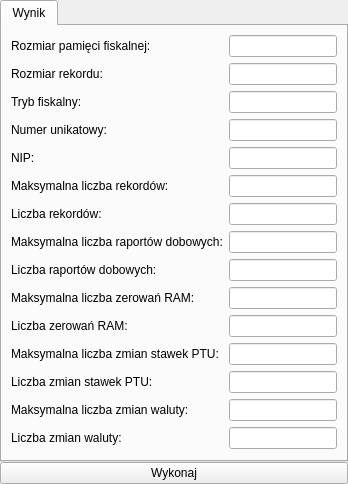
       <widget class="QWidget" name="getDeviceInfo2Page">
        <layout class="QGridLayout" name="gridLayout_45">
         <property name="margin">
          <number>0</number>
         </property>
         <property name="spacing">
          <number>0</number>
         </property>
         <item row="0" column="0">
          <widget class="QTabWidget" name="tabWidget_16">
           <property name="currentIndex">
            <number>0</number>
           </property>
           <widget class="QWidget" name="tab_32">
            <attribute name="title">
             <string>Wynik</string>
            </attribute>
            <layout class="QFormLayout" name="formLayout_59">
             <item row="0" column="0">
              <widget class="QLabel" name="label_357">
               <property name="text">
                <string>Rozmiar pamięci fiskalnej:</string>
               </property>
              </widget>
             </item>
             <item row="1" column="0">
              <widget class="QLabel" name="label_358">
               <property name="text">
                <string>Rozmiar rekordu:</string>
               </property>
              </widget>
             </item>
             <item row="2" column="0">
              <widget class="QLabel" name="label_359">
               <property name="text">
                <string>Tryb fiskalny:</string>
               </property>
              </widget>
             </item>
             <item row="3" column="0">
              <widget class="QLabel" name="label_360">
               <property name="text">
                <string>Numer unikatowy:</string>
               </property>
               <property name="buddy">
                <cstring>deviceInfo2UniqueNumber</cstring>
               </property>
              </widget>
             </item>
             <item row="3" column="1">
              <widget class="QLineEdit" name="deviceInfo2UniqueNumber">
               <property name="readOnly">
                <bool>true</bool>
               </property>
              </widget>
             </item>
             <item row="4" column="0">
              <widget class="QLabel" name="label_361">
               <property name="text">
                <string>NIP:</string>
               </property>
               <property name="buddy">
                <cstring>deviceInfo2Nip</cstring>
               </property>
              </widget>
             </item>
             <item row="4" column="1">
              <widget class="QLineEdit" name="deviceInfo2Nip">
               <property name="readOnly">
                <bool>true</bool>
               </property>
              </widget>
             </item>
             <item row="5" column="0">
              <widget class="QLabel" name="label_362">
               <property name="text">
                <string>Maksymalna liczba rekordów:</string>
               </property>
              </widget>
             </item>
             <item row="6" column="0">
              <widget class="QLabel" name="label_363">
               <property name="text">
                <string>Liczba rekordów:</string>
               </property>
              </widget>
             </item>
             <item row="7" column="0">
              <widget class="QLabel" name="label_364">
               <property name="text">
                <string>Maksymalna liczba raportów dobowych:</string>
               </property>
              </widget>
             </item>
             <item row="8" column="0">
              <widget class="QLabel" name="label_365">
               <property name="text">
                <string>Liczba raportów dobowych:</string>
               </property>
              </widget>
             </item>
             <item row="9" column="0">
              <widget class="QLabel" name="label_366">
               <property name="text">
                <string>Maksymalna liczba zerowań RAM:</string>
               </property>
              </widget>
             </item>
             <item row="10" column="0">
              <widget class="QLabel" name="label_367">
               <property name="text">
                <string>Liczba zerowań RAM:</string>
               </property>
              </widget>
             </item>
             <item row="11" column="0">
              <widget class="QLabel" name="label_368">
               <property name="text">
                <string>Maksymalna liczba zmian stawek PTU:</string>
               </property>
              </widget>
             </item>
             <item row="12" column="0">
              <widget class="QLabel" name="label_369">
               <property name="text">
                <string>Liczba zmian stawek PTU:</string>
               </property>
              </widget>
             </item>
             <item row="13" column="0">
              <widget class="QLabel" name="label_370">
               <property name="text">
                <string>Maksymalna liczba zmian waluty:</string>
               </property>
              </widget>
             </item>
             <item row="14" column="0">
              <widget class="QLabel" name="label_371">
               <property name="text">
                <string>Liczba zmian waluty:</string>
               </property>
              </widget>
             </item>
             <item row="0" column="1">
              <widget class="QLineEdit" name="deviceInfo2FiscalMemSize">
               <property name="readOnly">
                <bool>true</bool>
               </property>
              </widget>
             </item>
             <item row="1" column="1">
              <widget class="QLineEdit" name="deviceInfo2RecordSize">
               <property name="readOnly">
                <bool>true</bool>
               </property>
              </widget>
             </item>
             <item row="2" column="1">
              <widget class="QLineEdit" name="deviceInfo2Mode">
               <property name="readOnly">
                <bool>true</bool>
               </property>
              </widget>
             </item>
             <item row="5" column="1">
              <widget class="QLineEdit" name="deviceInfo2MaxRecordsCount">
               <property name="readOnly">
                <bool>true</bool>
               </property>
              </widget>
             </item>
             <item row="6" column="1">
              <widget class="QLineEdit" name="deviceInfo2RecordsCount">
               <property name="readOnly">
                <bool>true</bool>
               </property>
              </widget>
             </item>
             <item row="7" column="1">
              <widget class="QLineEdit" name="deviceInfo2MaxDailyReportsCount">
               <property name="readOnly">
                <bool>true</bool>
               </property>
              </widget>
             </item>
             <item row="8" column="1">
              <widget class="QLineEdit" name="deviceInfo2DailyReportsCount">
               <property name="readOnly">
                <bool>true</bool>
               </property>
              </widget>
             </item>
             <item row="9" column="1">
              <widget class="QLineEdit" name="deviceInfo2MaxRamResetsCount">
               <property name="readOnly">
                <bool>true</bool>
               </property>
              </widget>
             </item>
             <item row="10" column="1">
              <widget class="QLineEdit" name="deviceInfo2RamResetsCount">
               <property name="readOnly">
                <bool>true</bool>
               </property>
              </widget>
             </item>
             <item row="11" column="1">
              <widget class="QLineEdit" name="deviceInfo2MaxVatRatesChanesCount">
               <property name="readOnly">
                <bool>true</bool>
               </property>
              </widget>
             </item>
             <item row="12" column="1">
              <widget class="QLineEdit" name="deviceInfo2VatRatesChangesCount">
               <property name="readOnly">
                <bool>true</bool>
               </property>
              </widget>
             </item>
             <item row="13" column="1">
              <widget class="QLineEdit" name="deviceInfo2MaxCurrencyChangesCount">
               <property name="readOnly">
                <bool>true</bool>
               </property>
              </widget>
             </item>
             <item row="14" column="1">
              <widget class="QLineEdit" name="deviceInfo2CurrencyChangesCount">
               <property name="readOnly">
                <bool>true</bool>
               </property>
              </widget>
             </item>
            </layout>
           </widget>
          </widget>
         </item>
         <item row="1" column="0">
          <widget class="QPushButton" name="getDeviceInfo2Button">
           <property name="text">
            <string>Wykonaj</string>
           </property>
          </widget>
         </item>
        </layout>
       </widget>
